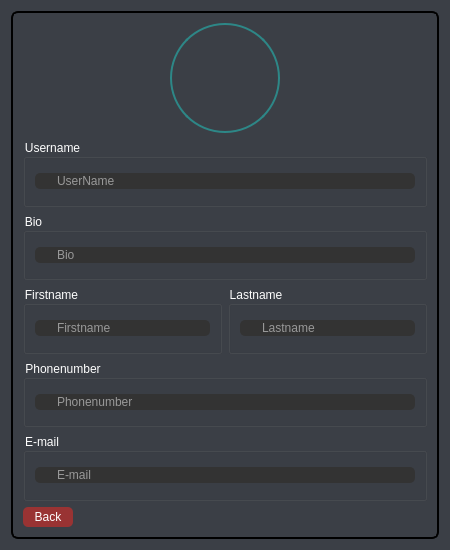
<?xml version="1.0" encoding="UTF-8"?>
<ui version="4.0">
 <class>PvInfo</class>
 <widget class="QDialog" name="PvInfo">
  <property name="geometry">
   <rect>
    <x>0</x>
    <y>0</y>
    <width>450</width>
    <height>550</height>
   </rect>
  </property>
  <property name="minimumSize">
   <size>
    <width>450</width>
    <height>550</height>
   </size>
  </property>
  <property name="maximumSize">
   <size>
    <width>450</width>
    <height>550</height>
   </size>
  </property>
  <property name="windowTitle">
   <string>Dialog</string>
  </property>
  <property name="styleSheet">
   <string notr="true">background-color: rgb(59, 63, 70);</string>
  </property>
  <layout class="QHBoxLayout" name="horizontalLayout">
   <item>
    <widget class="QStackedWidget" name="winstack">
     <property name="styleSheet">
      <string notr="true">QStackedWidget#winstack {
Padding: 1px;
Border-radius: 7px;
color: #fefefe;
	background-color: rgb(59, 63, 70);
border-style: solid;
 border-width: 2px;
}

QStackedWidget#winstack:hover {
background-color: rgb(42, 46, 52);
border-style: solid;
 border-width: 2px;
color: rgb(241, 182, 88);
	border-color: rgb(45, 135, 135);
}</string>
     </property>
     <widget class="QWidget" name="stackedWidgetPage1">
      <layout class="QGridLayout" name="gridLayout">
       <item row="0" column="0">
        <layout class="QVBoxLayout" name="verticalLayout_9">
         <item>
          <layout class="QGridLayout" name="profilepicture_3">
           <item row="0" column="0">
            <spacer name="horizontalSpacer_2">
             <property name="orientation">
              <enum>Qt::Horizontal</enum>
             </property>
             <property name="sizeHint" stdset="0">
              <size>
               <width>40</width>
               <height>20</height>
              </size>
             </property>
            </spacer>
           </item>
           <item row="0" column="1" colspan="2">
            <widget class="QLabel" name="profilepicture">
             <property name="minimumSize">
              <size>
               <width>110</width>
               <height>110</height>
              </size>
             </property>
             <property name="maximumSize">
              <size>
               <width>110</width>
               <height>110</height>
              </size>
             </property>
             <property name="styleSheet">
              <string notr="true">QLabel#profilepicture {
Padding: 1px;
Border-radius: 55px;
Color: #fefefe;
	border-color: rgb(45, 135, 135);
border-style: solid;
 border-width: 2px;
}

QLabel#profilepicture:hover {
background-color: rgb(42, 46, 52);
border-style: solid;
 border-width: 2px;
color: rgb(241, 182, 88);
border-color: rgb(245, 179, 1);
}
</string>
             </property>
             <property name="text">
              <string/>
             </property>
             <property name="alignment">
              <set>Qt::AlignCenter</set>
             </property>
            </widget>
           </item>
           <item row="0" column="3">
            <spacer name="horizontalSpacer">
             <property name="orientation">
              <enum>Qt::Horizontal</enum>
             </property>
             <property name="sizeHint" stdset="0">
              <size>
               <width>40</width>
               <height>20</height>
              </size>
             </property>
            </spacer>
           </item>
          </layout>
         </item>
         <item>
          <widget class="QGroupBox" name="username">
           <property name="styleSheet">
            <string notr="true">color: #fefefe;</string>
           </property>
           <property name="title">
            <string>Username</string>
           </property>
           <layout class="QVBoxLayout" name="verticalLayout">
            <item>
             <widget class="QLineEdit" name="usernamelineedit">
              <property name="styleSheet">
               <string notr="true">QLineEdit#usernamelineedit {
padding-left: 20px;
padding-right: 20px;
border-radius: 5px;
background: #333;
color: #fefefe;
}

QLineEdit#usernamelineedit:hover {
	background-color: rgb(42, 46, 52);
border-style: solid;
 border-width: 1px;
	border-color: rgb(245, 179, 1);
	color: rgb(241, 182, 88);
}

QLineEdit#usernamelineedit:pressed {
border-style: solid;
border-width: 1px;
	background-color: rgb(25, 69, 105);
	color: rgb(85, 255, 255);
}</string>
              </property>
              <property name="placeholderText">
               <string>UserName</string>
              </property>
             </widget>
            </item>
           </layout>
          </widget>
         </item>
         <item>
          <widget class="QGroupBox" name="bio">
           <property name="styleSheet">
            <string notr="true">color: #fefefe;</string>
           </property>
           <property name="title">
            <string>Bio</string>
           </property>
           <layout class="QVBoxLayout" name="verticalLayout_4">
            <item>
             <widget class="QLineEdit" name="biolineedit">
              <property name="styleSheet">
               <string notr="true">QLineEdit#biolineedit {
padding-left: 20px;
padding-right: 20px;
border-radius: 5px;
background: #333;
color: #fefefe;
}

QLineEdit#biolineedit:hover {
	background-color: rgb(42, 46, 52);
border-style: solid;
 border-width: 1px;
	border-color: rgb(245, 179, 1);
	color: rgb(241, 182, 88);
}

QLineEdit#biolineedit:pressed {
border-style: solid;
border-width: 1px;
	background-color: rgb(25, 69, 105);
	color: rgb(85, 255, 255);
}</string>
              </property>
              <property name="placeholderText">
               <string>Bio</string>
              </property>
             </widget>
            </item>
           </layout>
          </widget>
         </item>
         <item>
          <layout class="QHBoxLayout" name="firstnameandlastname">
           <item>
            <widget class="QGroupBox" name="firstname">
             <property name="styleSheet">
              <string notr="true">color: #fefefe;</string>
             </property>
             <property name="title">
              <string>Firstname</string>
             </property>
             <layout class="QVBoxLayout" name="verticalLayout_5">
              <item>
               <widget class="QLineEdit" name="firstnamelineedit">
                <property name="styleSheet">
                 <string notr="true">QLineEdit#firstnamelineedit {
padding-left: 20px;
padding-right: 20px;
border-radius: 5px;
background: #333;
color: #fefefe;
}

QLineEdit#firstnamelineedit:hover {
	background-color: rgb(42, 46, 52);
border-style: solid;
 border-width: 1px;
	border-color: rgb(245, 179, 1);
	color: rgb(241, 182, 88);
}

QLineEdit#firstnamelineedit:pressed {
border-style: solid;
border-width: 1px;
	background-color: rgb(25, 69, 105);
	color: rgb(85, 255, 255);
}</string>
                </property>
                <property name="placeholderText">
                 <string>Firstname</string>
                </property>
               </widget>
              </item>
             </layout>
            </widget>
           </item>
           <item>
            <widget class="QGroupBox" name="lastname">
             <property name="styleSheet">
              <string notr="true">color: #fefefe;</string>
             </property>
             <property name="title">
              <string>Lastname</string>
             </property>
             <layout class="QVBoxLayout" name="verticalLayout_8">
              <item>
               <widget class="QLineEdit" name="lastnamelineedit">
                <property name="styleSheet">
                 <string notr="true">QLineEdit#lastnamelineedit {
padding-left: 20px;
padding-right: 20px;
border-radius: 5px;
background: #333;
color: #fefefe;
}

QLineEdit#lastnamelineedit:hover {
	background-color: rgb(42, 46, 52);
border-style: solid;
 border-width: 1px;
	border-color: rgb(245, 179, 1);
	color: rgb(241, 182, 88);
}

QLineEdit#lastnamelineedit:pressed {
border-style: solid;
border-width: 1px;
	background-color: rgb(25, 69, 105);
	color: rgb(85, 255, 255);
}</string>
                </property>
                <property name="placeholderText">
                 <string>Lastname</string>
                </property>
               </widget>
              </item>
             </layout>
            </widget>
           </item>
          </layout>
         </item>
         <item>
          <widget class="QGroupBox" name="phonenumber">
           <property name="styleSheet">
            <string notr="true">color: #fefefe;</string>
           </property>
           <property name="title">
            <string>Phonenumber</string>
           </property>
           <layout class="QVBoxLayout" name="verticalLayout_7">
            <item>
             <widget class="QLineEdit" name="phonenumberlineedit">
              <property name="styleSheet">
               <string notr="true">QLineEdit#phonenumberlineedit {
padding-left: 20px;
padding-right: 20px;
border-radius: 5px;
background: #333;
color: #fefefe;
}

QLineEdit#phonenumberlineedit:hover {
	background-color: rgb(42, 46, 52);
border-style: solid;
 border-width: 1px;
	border-color: rgb(245, 179, 1);
	color: rgb(241, 182, 88);
}

QLineEdit#phonenumberlineedit:pressed {
border-style: solid;
border-width: 1px;
	background-color: rgb(25, 69, 105);
	color: rgb(85, 255, 255);
}</string>
              </property>
              <property name="placeholderText">
               <string>Phonenumber</string>
              </property>
             </widget>
            </item>
           </layout>
          </widget>
         </item>
         <item>
          <widget class="QGroupBox" name="email">
           <property name="styleSheet">
            <string notr="true">color: #fefefe;</string>
           </property>
           <property name="title">
            <string>E-mail</string>
           </property>
           <layout class="QVBoxLayout" name="verticalLayout_6">
            <item>
             <widget class="QLineEdit" name="emaillineedit">
              <property name="styleSheet">
               <string notr="true">QLineEdit#emaillineedit {
padding-left: 20px;
padding-right: 20px;
border-radius: 5px;
background: #333;
color: #fefefe;
}

QLineEdit#emaillineedit:hover {
	background-color: rgb(42, 46, 52);
border-style: solid;
 border-width: 1px;
	border-color: rgb(245, 179, 1);
	color: rgb(241, 182, 88);
}

QLineEdit#emaillineedit:pressed {
border-style: solid;
border-width: 1px;
	background-color: rgb(25, 69, 105);
	color: rgb(85, 255, 255);
}</string>
              </property>
              <property name="placeholderText">
               <string>E-mail</string>
              </property>
             </widget>
            </item>
           </layout>
          </widget>
         </item>
        </layout>
       </item>
       <item row="1" column="0">
        <widget class="QPushButton" name="backtohomepage">
         <property name="minimumSize">
          <size>
           <width>50</width>
           <height>20</height>
          </size>
         </property>
         <property name="maximumSize">
          <size>
           <width>30</width>
           <height>16777215</height>
          </size>
         </property>
         <property name="toolTip">
          <string>&lt;html&gt;&lt;head/&gt;&lt;body&gt;&lt;p&gt;Back to homepage&lt;/p&gt;&lt;/body&gt;&lt;/html&gt;</string>
         </property>
         <property name="styleSheet">
          <string notr="true">QPushButton#backtohomepage {
color: white;
border-radius: 5px;
Background: #933;
color: #fefefe;
}

QPushButton#backtohomepage:hover {
	background-color: rgb(42, 46, 52);
border-style: solid;
 border-width: 1px;
	color: rgb(241, 182, 88);
}

QPushButton#backtohomepage:pressed {
border-style: solid;
border-width: 1px;
	background-color: rgb(25, 69, 105);
	color: rgb(85, 255, 255);
}</string>
         </property>
         <property name="text">
          <string>Back</string>
         </property>
         <property name="icon">
          <iconset resource="elements.qrc">
           <normaloff>:/img/img/icons8-back-48.png</normaloff>:/img/img/icons8-back-48.png</iconset>
         </property>
        </widget>
       </item>
      </layout>
     </widget>
    </widget>
   </item>
  </layout>
 </widget>
 <resources>
  <include location="elements.qrc"/>
 </resources>
 <connections/>
</ui>
